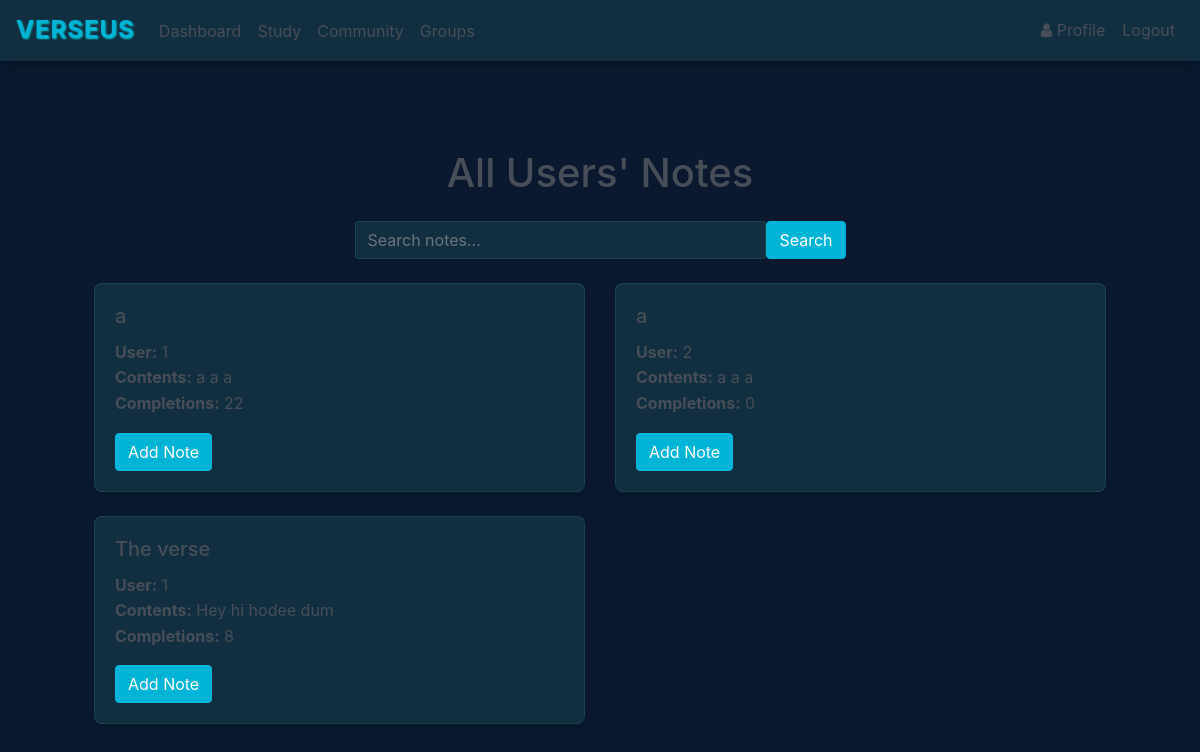
/community (signed in), run on the app's committed database.
### website/models.py (models this page shows)
class Note(db.Model):
    id = db.Column(db.Integer, primary_key=True)
    title = db.Column(db.String(100), default="Untitled Verse")
    data = db.Column(db.String(500))
    date = db.Column(db.DateTime(timezone=True), default=func.now())
    user_id = db.Column(db.Integer, db.ForeignKey('user.id'))
    data_blanked = db.Column(db.String(500))
    ref = db.Column(JSON)
    word_blank_positions = db.Column(JSON)
    completions = db.Column(db.Integer, default=0)

### website/views.py (the view, shortened to what this page needs)
@views.route('/community')
@login_required
def all_notes():
    search_query = request.args.get('search', '')
    query = Note.query.join(User)
    notes = query.order_by(Note.date.desc()).all()
    return render_template("all_notes.html",
                         user=current_user,
                         notes=notes,
                         search_query=search_query)

### website/templates/all_notes.html (shortened to what this page needs)
{% extends "base.html" %}
{% block content %}
<div class="container mt-4">
    <h1 class="text-center mb-4">All Users' Notes</h1>
    <div class="row mb-4">
        <div class="col-md-6 mx-auto">
            <form method="GET" action="{{ url_for('views.all_notes') }}" class="d-flex">
                <input type="text" name="search" class="form-control me-2" placeholder="Search notes..."
                    value="{{ search_query }}">
                <button type="submit" class="btn btn-primary">Search</button>
            </form>
        </div>
    </div>
    <div class="row">
        {% for note in notes %}
        <div class="col-md-6 mb-4">
            <div class="card">
                <div class="card-body">
                    <h5 class="card-title">{{ note.title }}</h5>
                    <p class="card-text">
                        <strong>User:</strong> {{ note.user_id }}<br>
                        <strong>Contents:</strong> {{ note.data }}<br>
                        <strong>Completions:</strong> {{ note.completions }}
                    </p>
                    <a href="{{ url_for('views.add_note', note_id=note.id, title=note.title, data=note.data, ref=note.ref) }}"
                        class="btn btn-primary">Add Note</a>
                </div>
            </div>
        </div>
        {% endfor %}
    </div>
</div>
{% endblock %}

### website/static/styles.css (style rules this page uses)
:root { --primary-dark: #0a192f; --secondary-dark: #112f40; --accent-green: #64ffda; --accent-blue: #00b4d8; --text-primary: #484e57; --text-light: #ffffff; --text-secondary: #8892b0; --danger: #ff6b6b; --success: #4caf50; --cream: #ddf7fd; }
body { background-color: var(--primary-dark); color: var(--text-primary); font-family: 'Inter', -apple-system, BlinkMacSystemFont, 'Segoe UI', Roboto, Oxygen, Ubuntu, Cantarell, sans-serif; line-height: 1.6; margin: 0; padding: 0; min-height: 100vh; }
.card { background-color: var(--secondary-dark); border: 1px solid rgba(100, 255, 218, 0.1); border-radius: 8px; box-shadow: 0 4px 6px rgba(0, 0, 0, 0.1); transition: transform 0.3s ease, box-shadow 0.3s ease; }
.form-control { background-color: var(--secondary-dark); border: 1px solid rgba(100, 255, 218, 0.2); color: var(--text-primary); transition: border-color 0.3s ease; }
.btn { border-radius: 4px; transition: all 0.3s ease; }
.btn-primary { background-color: var(--accent-blue); border-color: var(--accent-blue); }
a { color: var(--accent-blue); text-decoration: none; transition: color 0.3s ease; }
.container { padding: 2rem; }

### data on the page
Note: title "a", user_id "1", data "a a a", completions "22"
Note: title "a", user_id "2", data "a a a", completions "0"
Note: title "The verse", user_id "1", data "Hey hi hodee dum", completions "8"
